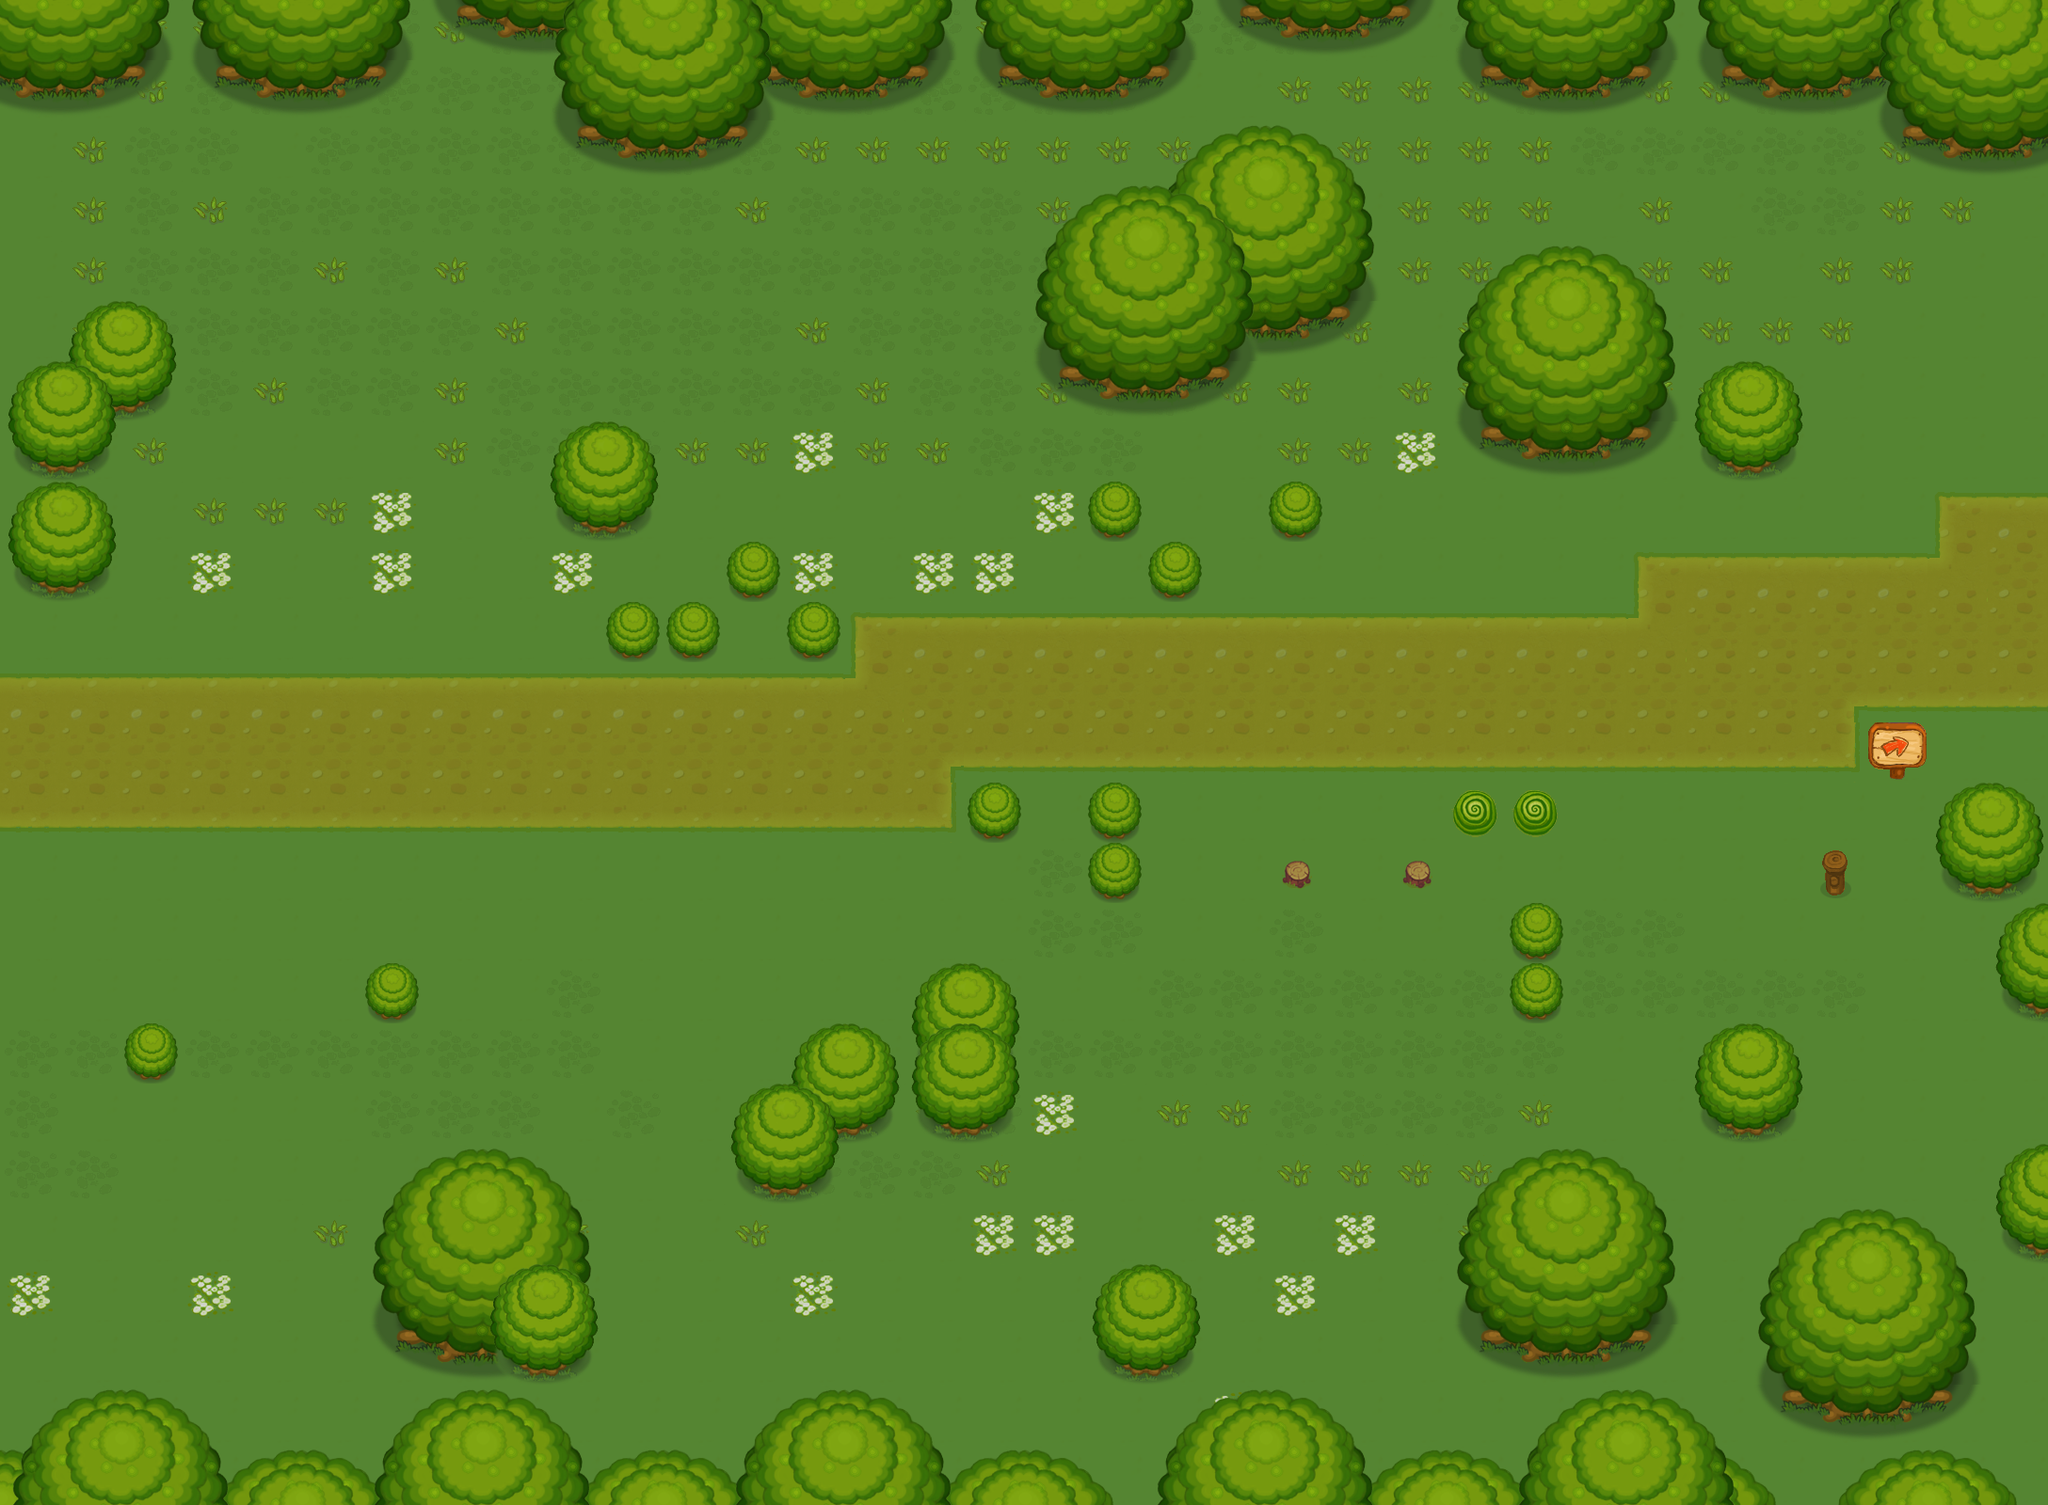

This game map was drawn from its Tiled (.tmx) file and the tilesets committed beside it. A one-line description and the trimmed map source follow:
An orthogonal 34x25 tile map with 64x64 px tiles, 4 tile layers (块层 3, 块层 4, 块层 3, 块层 4), 4 tilesets.

<map version="1.0" orientation="orthogonal" width="34" height="25" tilewidth="64" tileheight="64">
 <tileset firstgid="1" name="ForestTiles" tilewidth="64" tileheight="64">
  <image source="ForestTiles.png" width="384" height="5440" />
  <terraintypes>
   <terrain name="新地形" tile="-1" />
  </terraintypes>
  <tile id="478" terrain=",,,0" />
 </tileset>
 <tileset firstgid="511" name="DungeonTiles" tilewidth="64" tileheight="64">
  <image source="DungeonTiles.png" width="384" height="2688" />
 </tileset>
 <tileset firstgid="763" name="PathTiles" tilewidth="64" tileheight="64">
  <image source="PathTiles.png" width="128" height="64" />
  <tile id="0">
   <properties>
    <property name="Collidable" value="True" />
   </properties>
  </tile>
 </tileset>
 <tileset firstgid="765" name="BuildingsTiles1" tilewidth="64" tileheight="64">
  <image source="BuildingsTiles1.png" width="384" height="512" />
 </tileset>
 <layer name="块层 3" width="34" height="25">
  <data>[850 cells, 848 non-empty, 10 distinct tile ids]</data>
 </layer>
 <objectgroup name="对象层 1" width="34" height="25" />
 <layer name="块层 4" width="34" height="25">
  <data>[850 cells, 167 non-empty, 25 distinct tile ids]</data>
 </layer>
 <layer name="块层 3" width="34" height="25">
  <data>[850 cells, 91 non-empty, 20 distinct tile ids]</data>
 </layer>
 <layer name="块层 4" width="34" height="25">
  <data>[850 cells, 157 non-empty, 28 distinct tile ids]</data>
 </layer>
</map>
